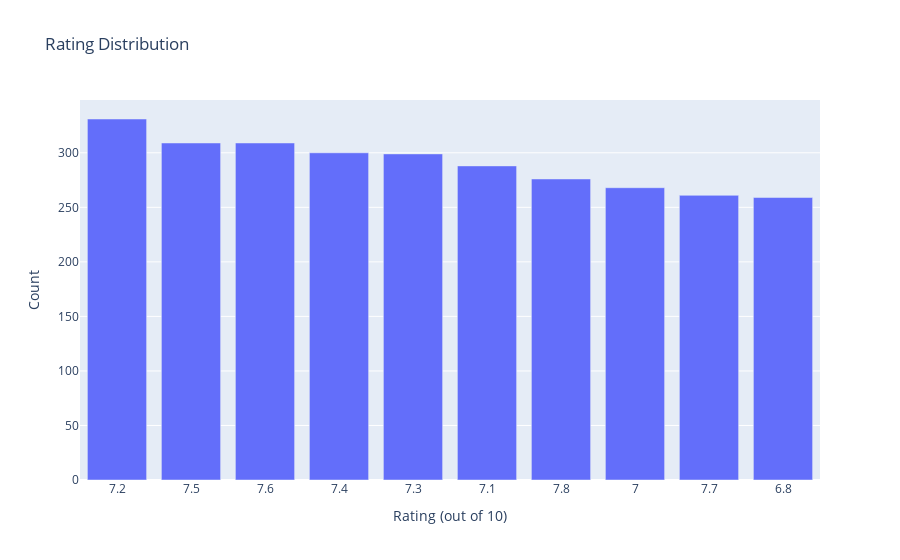

This figure's notebook cell:
### Markdown cell above
# Rating Distribution

### Code cell
fig = px.bar(data_frame = movie['RATING'].value_counts().reset_index().head(10),
             x = 'index', y = 'RATING',
             title = 'Rating Distribution')

fig.update_yaxes(title = 'Count')

fig.update_xaxes(type ='category',
                 title = 'Rating (out of 10)')

fig.show()

### Figure 1 — Plotly figure (JSON) as saved in the notebook; plotly's stock layout.template omitted (floating-point values rounded to 4 significant figures)
{"data": [{"alignmentgroup": "True", "hovertemplate": "index=%{x}<br>RATING=%{y}<extra></extra>", "legendgroup": "", "marker": {"color": "#636efa", "pattern": {"shape": ""}}, "name": "", "offsetgroup": "", "orientation": "v", "showlegend": false, "textposition": "auto", "type": "bar", "x": [7.2, 7.5, 7.6, 7.4, 7.3, 7.1, 7.8, 7, 7.7, 6.8], "xaxis": "x", "y": [331, 309, 309, 300, 299, 288, 276, 268, 261, 259], "yaxis": "y"}], "layout": {"barmode": "relative", "legend": {"tracegroupgap": 0}, "title": {"text": "Rating Distribution"}, "xaxis": {"anchor": "y", "domain": [0, 1], "title": {"text": "Rating (out of 10)"}, "type": "category"}, "yaxis": {"anchor": "x", "domain": [0, 1], "title": {"text": "Count"}}}}
